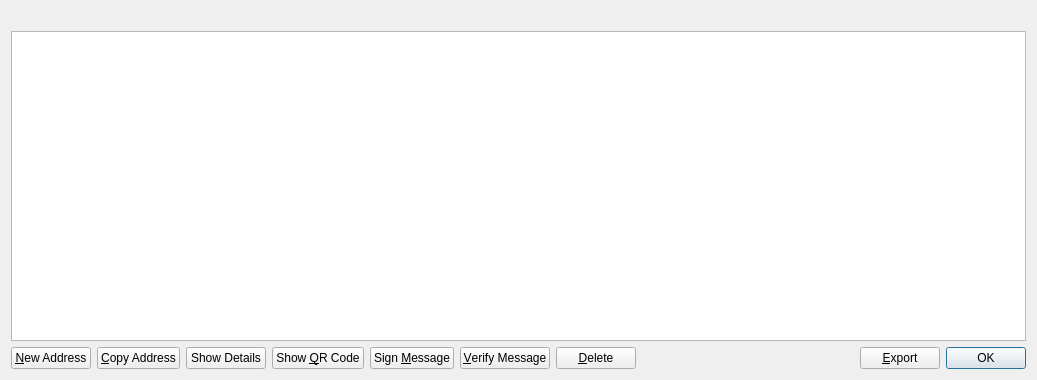
<?xml version="1.0" encoding="UTF-8"?>
<ui version="4.0">
 <class>AddressBookPage</class>
 <widget class="QWidget" name="AddressBookPage">
  <property name="geometry">
   <rect>
    <x>0</x>
    <y>0</y>
    <width>1037</width>
    <height>380</height>
   </rect>
  </property>
  <property name="windowTitle">
   <string>Address Book</string>
  </property>
  <layout class="QVBoxLayout" name="verticalLayout">
   <item>
    <widget class="QLabel" name="labelExplanation">
     <property name="textFormat">
      <enum>Qt::PlainText</enum>
     </property>
     <property name="wordWrap">
      <bool>true</bool>
     </property>
    </widget>
   </item>
   <item>
    <widget class="QTableView" name="tableView">
     <property name="contextMenuPolicy">
      <enum>Qt::CustomContextMenu</enum>
     </property>
     <property name="toolTip">
      <string>Double-click to edit address or label</string>
     </property>
     <property name="tabKeyNavigation">
      <bool>false</bool>
     </property>
     <property name="alternatingRowColors">
      <bool>true</bool>
     </property>
     <property name="selectionMode">
      <enum>QAbstractItemView::SingleSelection</enum>
     </property>
     <property name="selectionBehavior">
      <enum>QAbstractItemView::SelectRows</enum>
     </property>
     <property name="sortingEnabled">
      <bool>true</bool>
     </property>
     <attribute name="verticalHeaderVisible">
      <bool>false</bool>
     </attribute>
    </widget>
   </item>
   <item>
    <layout class="QHBoxLayout" name="horizontalLayout">
     <item>
      <widget class="QPushButton" name="newAddress">
       <property name="toolTip">
        <string>Create a new address</string>
       </property>
       <property name="text">
        <string>&amp;New Address</string>
       </property>
       <property name="icon">
        <iconset resource="../bitcoin.qrc">
         <normaloff>:/icons/add</normaloff>:/icons/add</iconset>
       </property>
      </widget>
     </item>
     <item>
      <widget class="QPushButton" name="copyAddress">
       <property name="toolTip">
        <string>Copy the currently selected address to the system clipboard</string>
       </property>
       <property name="text">
        <string>&amp;Copy Address</string>
       </property>
       <property name="icon">
        <iconset resource="../bitcoin.qrc">
         <normaloff>:/icons/editcopy</normaloff>:/icons/editcopy</iconset>
       </property>
      </widget>
     </item>
     <item>
      <widget class="QPushButton" name="showDetails">
       <property name="text">
        <string>Show Details</string>
       </property>
       <property name="icon">
        <iconset resource="../bitcoin.qrc">
         <normaloff>:/icons/history</normaloff>:/icons/history</iconset>
       </property>
      </widget>
     </item>
     <item>
      <widget class="QPushButton" name="showQRCode">
       <property name="text">
        <string>Show &amp;QR Code</string>
       </property>
       <property name="icon">
        <iconset resource="../bitcoin.qrc">
         <normaloff>:/icons/qrcode</normaloff>:/icons/qrcode</iconset>
       </property>
      </widget>
     </item>
     <item>
      <widget class="QPushButton" name="signMessage">
       <property name="toolTip">
        <string>&lt;html&gt;&lt;head/&gt;&lt;body&gt;&lt;p&gt;Sign a message to prove you own a Securecoin address&lt;/p&gt;&lt;/body&gt;&lt;/html&gt;</string>
       </property>
       <property name="text">
        <string>Sign &amp;Message</string>
       </property>
       <property name="icon">
        <iconset resource="../bitcoin.qrc">
         <normaloff>:/icons/edit</normaloff>:/icons/edit</iconset>
       </property>
      </widget>
     </item>
     <item>
      <widget class="QPushButton" name="verifyMessage">
       <property name="toolTip">
        <string>&lt;html&gt;&lt;head/&gt;&lt;body&gt;&lt;p&gt;Verify a message to ensure it was signed with a specified Securecoin address&lt;/p&gt;&lt;/body&gt;&lt;/html&gt;</string>
       </property>
       <property name="text">
        <string>&amp;Verify Message</string>
       </property>
       <property name="icon">
        <iconset resource="../bitcoin.qrc">
         <normaloff>:/icons/transaction_0</normaloff>:/icons/transaction_0</iconset>
       </property>
      </widget>
     </item>
     <item>
      <widget class="QPushButton" name="deleteAddress">
       <property name="toolTip">
        <string>Delete the currently selected address from the list</string>
       </property>
       <property name="text">
        <string>&amp;Delete</string>
       </property>
       <property name="icon">
        <iconset resource="../bitcoin.qrc">
         <normaloff>:/icons/remove</normaloff>:/icons/remove</iconset>
       </property>
      </widget>
     </item>
     <item>
      <spacer name="horizontalSpacer">
       <property name="orientation">
        <enum>Qt::Horizontal</enum>
       </property>
       <property name="sizeHint" stdset="0">
        <size>
         <width>40</width>
         <height>20</height>
        </size>
       </property>
      </spacer>
     </item>
     <item>
      <widget class="QPushButton" name="exportButton">
       <property name="toolTip">
        <string>Export the data in the current tab to a file</string>
       </property>
       <property name="text">
        <string>&amp;Export</string>
       </property>
       <property name="icon">
        <iconset resource="../bitcoin.qrc">
         <normaloff>:/icons/export</normaloff>:/icons/export</iconset>
       </property>
      </widget>
     </item>
     <item>
      <widget class="QDialogButtonBox" name="buttonBox">
       <property name="sizePolicy">
        <sizepolicy hsizetype="Maximum" vsizetype="Fixed">
         <horstretch>0</horstretch>
         <verstretch>0</verstretch>
        </sizepolicy>
       </property>
       <property name="standardButtons">
        <set>QDialogButtonBox::Ok</set>
       </property>
      </widget>
     </item>
    </layout>
   </item>
  </layout>
 </widget>
 <resources>
  <include location="../bitcoin.qrc"/>
 </resources>
 <connections/>
</ui>
